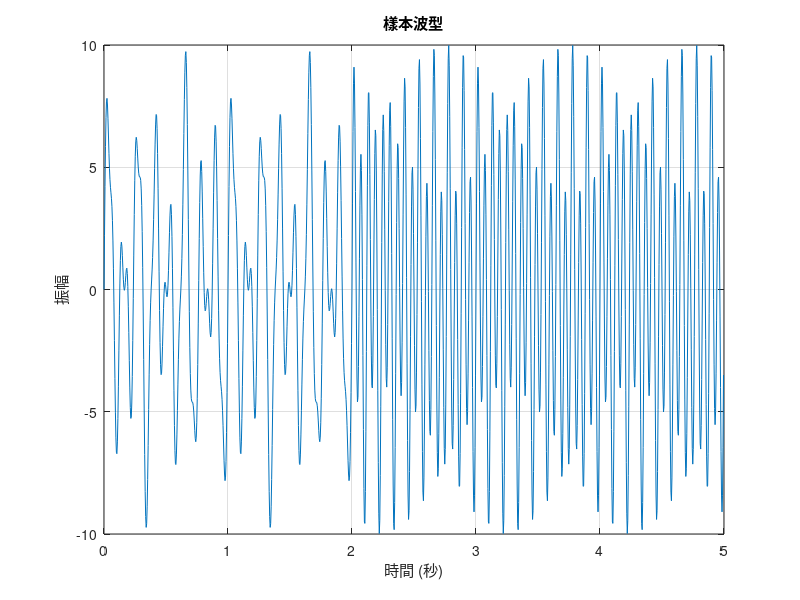

MATLAB code to generate this figure: (Note: this script raises an error after producing the figure.)
% 教學範例：生成樣本波型並計算其STFT
% 1. 取樣頻率 Fs = 250
% 2. 產生一個樣本波型
%    - 0到2秒: 5Hz 振幅3 + 8Hz 振幅5 + 17Hz 振幅2 的複合波型
%    - 3到5秒: 8Hz 振幅3 + 17Hz 振幅7 的複合波型
% 3. 繪製STFT圖，不使用dB，使用振幅單位

clear all;
close all;

% 參數設置
Fs = 250;           % 取樣頻率 (Hz)
T = 1/Fs;           % 取樣周期 (秒)
t_total = 5;        % 總時間 (秒)
t = 0:T:t_total-T;  % 時間向量

% 波型生成
x1 = 3*sin(2*pi*5*t(t <= 2)) + 5*sin(2*pi*8*t(t <= 2)) + 2*sin(2*pi*17*t(t <= 2));  % 0到2秒的波型
x2 = 3*sin(2*pi*8*t(t > 2 & t <= 5)) + 7*sin(2*pi*17*t(t > 2 & t <= 5));            % 3到5秒的波型

% 合併波型
x = [x1 x2];

% 繪製波型
figure;
plot(t, x);
title('樣本波型');
xlabel('時間 (秒)');
ylabel('振幅');
grid on;

% 計算並繪製 STFT
win = hamming(256);     % 使用 Hamming 窗口
noverlap = 128;         % 重疊部分
nfft = 512;             % FFT 點數

[~, f, t_stft, ps] = spectrogram(x, win, noverlap, nfft, Fs);

% 繪製 STFT 圖，不使用 dB
figure;
surf(t_stft, f, abs(ps), 'EdgeColor', 'none');
axis xy; axis tight; view(0, 90);
title('短時傅里葉變換 (STFT)');
xlabel('時間 (秒)');
ylabel('頻率 (Hz)');
colorbar;
ylabel(colorbar, '振幅');
